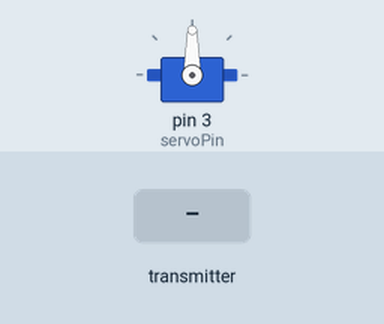
Bench run of a sketch on a simulated Arduino Uno, built with avr-gcc and run on an emulated ATmega328P. Parts: servo. The inputs (shaded band) are chosen by the test bench. No radio packets arrive unless stated.

Above: at 1.2 s.
1.3 s: the transmitter starts sending buf = 0
At 2.5 s:
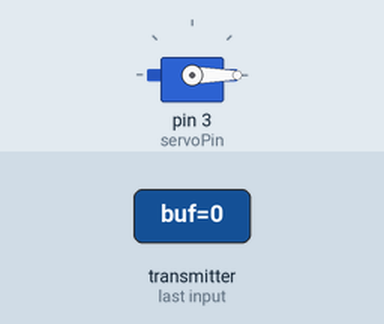
2.8 s: the transmitter starts sending buf = 64
At 3.6 s:
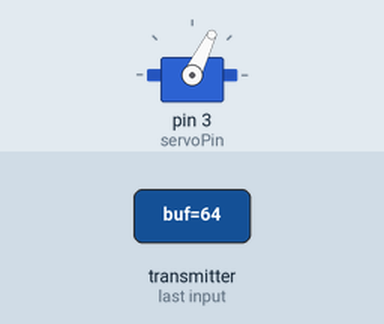
4.3 s: the transmitter starts sending buf = 128
At 4.8 s:
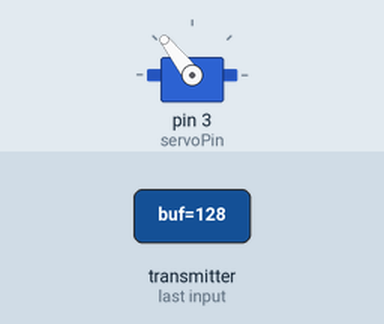
5.8 s: the transmitter starts sending buf = 255
At 7.1 s:
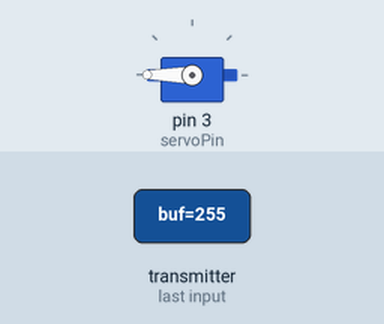
Timing chart, 0 to 8.3 s (numbered marks = the images above; inputs shaded):
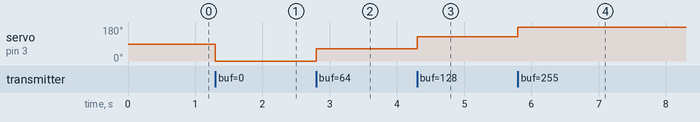

Measured:
- after the input at 1.3 s, servo on pin 3 (servoPin): 90° → 0° at once
- after the input at 2.8 s, servo on pin 3 (servoPin): 0° → 64° at once
- after the input at 4.3 s, servo on pin 3 (servoPin): 64° → 128° at once
- after the input at 5.8 s, servo on pin 3 (servoPin): 128° → 180° at once

The sketch:

servo_rx.ino
```cpp
#include <RH_ASK.h>
#include <SPI.h>
#include <Servo.h>
#define servoPin 3

Servo myServo;
RH_ASK rfRx;

void setup() {
  rfRx.init();
  myServo.attach(servoPin);
}

void loop() {
  byte buf;
  byte buflen = sizeof(byte);
  if(rfRx.recv((byte*)&buf, &buflen))myServo.write(buf);
}
```
